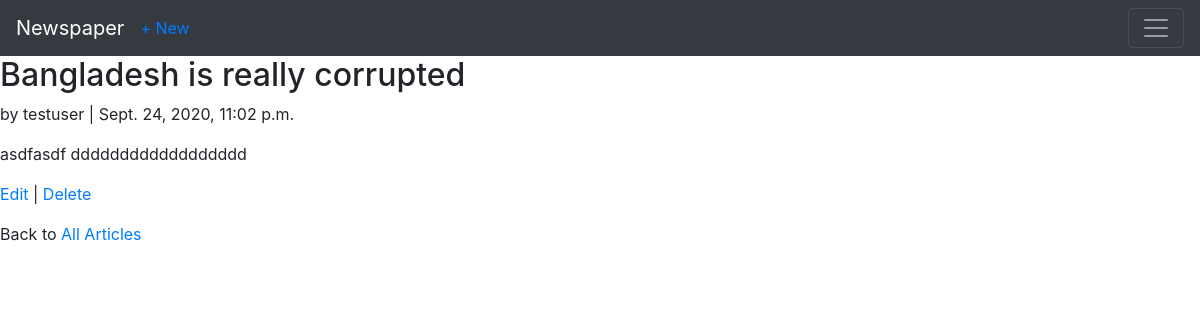
The page /articles/6/ (signed in) on the database its author committed.
### articles/models.py (models this page shows, shortened)
class Article(models.Model):
    title = models.CharField(max_length=255)
    body = models.TextField()
    date = models.DateTimeField(auto_now_add=True,null=True, blank=True)
    author = models.ForeignKey(
        get_user_model(),
        on_delete=models.CASCADE,
    )

### users/models.py (models this page shows)
class CustomUser(AbstractUser):
    age = models.PositiveIntegerField(null=True, blank=True)

### articles/views.py (the view)
# urls.py: path('<int:pk>/', ArticleDetailView.as_view(), name = 'article_detail'),
class ArticleDetailView(LoginRequiredMixin,DetailView):
    model = Article
    template_name = 'article_detail.html'
    login_url = 'login'

### templates/article_detail.html
{% extends 'base.html' %}
{% block content %}
    <div class="article-entry">
        <h2>{{ object.title }}</h2>
        <p>by {{ object.author }} | {{ object.date }}</p>
        <p>{{ object.body }}</p>
    </div>
    <p><a href="{% url 'article_edit' article.pk %}">Edit</a> |
        <a href="{% url 'article_delete' article.pk %}">Delete</a><p>
    <p>Back to <a href="{% url 'article_list' %}">All Articles</a></p>
{% endblock %}

### rows shown on the page
Article: title "Bangladesh is really corrupted", author "testuser", date "Sept. 24, 2020, 11:02 p.m.", body "asdfasdf dddddddddddddddddd"
